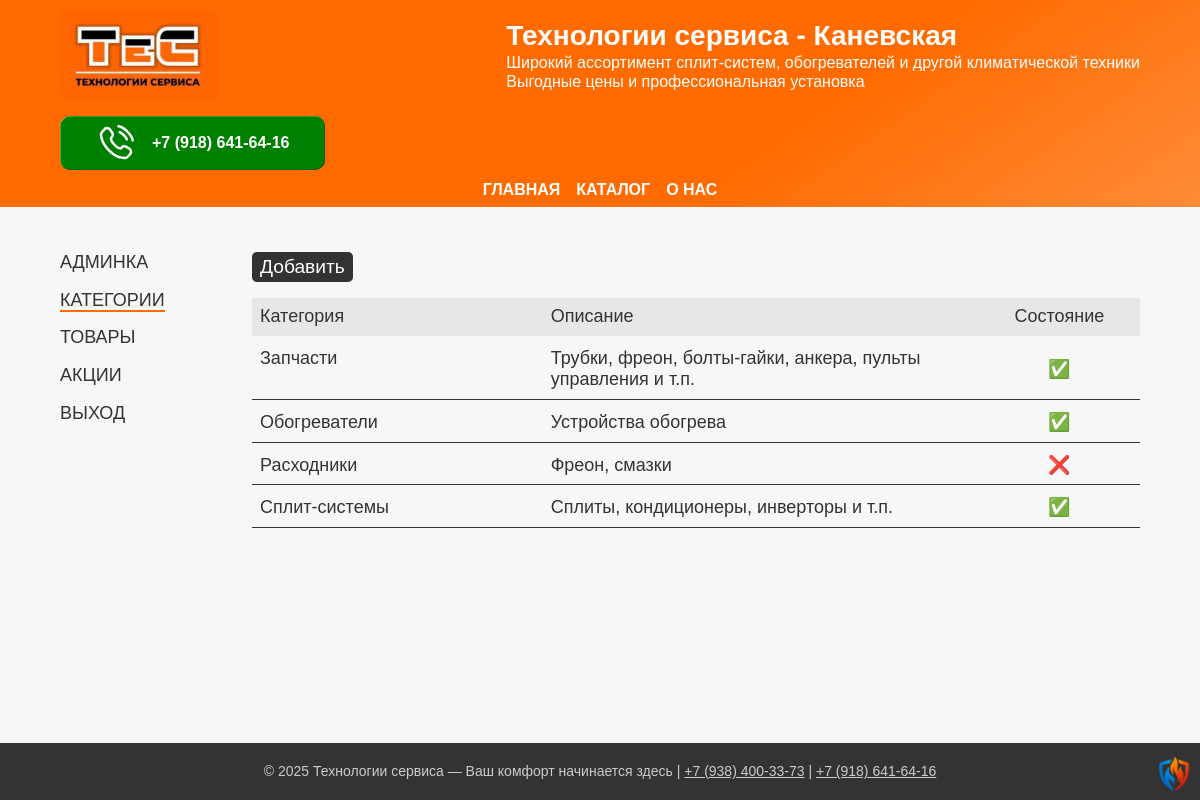
The page /dash/categories on the database its author committed.
### app/models.py (models this page shows, shortened)
class Category(db.Model):
    __tablename__ = 'categories'
    id = db.Column(db.Integer, primary_key=True)
    name = db.Column(db.String(64), nullable=False, unique=True)
    description = db.Column(db.Text, nullable=True)
    active = db.Column(db.Boolean, default=True)

### app/urls.py (the view, shortened to what this page needs)
@login_required
@app.route("/dash/categories", methods=["GET", "POST"])
def categories():
    categories_all = Category.query.order_by(Category.name).all()
    form = CategoryForm()
    return render_template('categories.html',
                           title="Категории",
                           categories=categories_all,
                           form=form)

### app/templates/categories.html (shortened to what this page needs)
{% extends "private.html" %}
{% block article %}
    <div class="cat-menu">
        <button class="cat-btn grey-btn" type="button" onclick="overlayMenu.showModal()">Добавить</button>
    </div>
    <div class="table">
        <header class="table-header categories-header">
            <div class="cat-name">Категория</div>
            <div class="cat-description">Описание</div>
            <div class="cat-status">Состояние</div>
        </header>
    {% for cat in categories %}
        <a class="table-row categories-row" href="{{ url_for('category', name=cat.name) }}">
            <div class="cat-name">{{ cat.name }}</div>
            <div class="cat-description">{{ cat.description if cat.description else '---' }}</div>
            <div class="cat-status">{{ "✅" if cat.active else "❌" }}</div>
        </a>
    {% endfor %}
    </div>
{% endblock %}

### app/static/css/style.css (style rules this page uses)
:root { --wrapper-max: 75rem; --wrapper-big: 64rem; --wrapper-middle: 50rem; --wrapper-small: 25rem; --color-green-hover: rgb(58, 206, 0); --color-red-hover: rgb(255, 125, 0); --color-heads-color: #ff6b00; --color-background: #f7f7f7; --color-shadow: #000000A0; --base-transition: 0.2s ease-in-out; }
body { font-family: Geneva, Arial, Helvetica, sans-serif; background-color: var(--color-background); color: #333; display: flex; flex-direction: column; min-height: 100vh; justify-content: space-between; align-content: space-between; container-type: inline-size; container-name: body-size; }
.table { display: flex; flex-direction: column; gap: 0.25rem; }
.table-header, .table-row { display: grid; padding: 0.5rem; }
.categories-header, .categories-row { grid-template-columns: 2fr 3fr 1fr; }
.table-header { background-color: #0001; }
.table-row { text-decoration: none; color: #333; border-bottom: 1px solid #333; }
.cat-status { display: flex; justify-content: center; align-items: center; }
.grey-btn { color: white; background-color: #333; }
.cat-menu { display: flex; gap: 1rem; flex-wrap: wrap; }
.cat-btn { text-decoration: none; padding: 0.25rem 0.5rem; border-radius: 0.25em; font-size: 1.2rem; border: None; display: flex; align-items: center; }

### rows shown on the page
Category: name "Запчасти", description "Трубки, фреон, болты-гайки, анкера, пульты управления и т.п.", active "✅"
Category: name "Обогреватели", description "Устройства обогрева", active "✅"
Category: name "Расходники", description "Фреон, смазки", active "❌"
Category: name "Сплит-системы", description "Сплиты, кондиционеры, инверторы и т.п.", active "✅"
